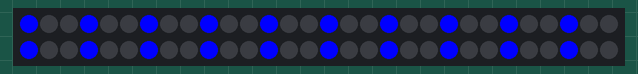
Recording of a sketch running on a simulated Arduino Uno, built with avr-gcc and run on an emulated ATmega328P. Shown: 60 RGB LEDs in strip order, left to right, continuing on the next row.

Above: at 0.01 s.
At 0.75 s:
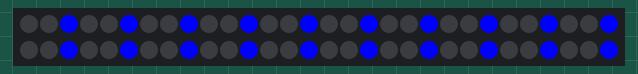
At 1.48 s:
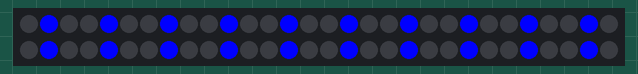
At 2.22 s:
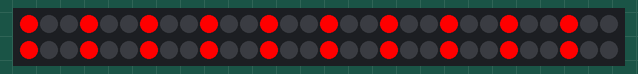
At 2.64 s:
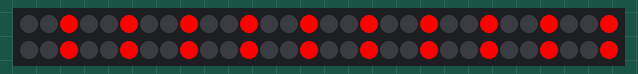
At 3.07 s:
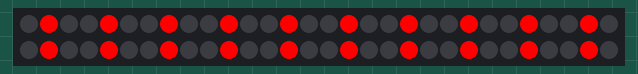

The sketch:

CTF_blau_und_rot_blinken.ino
```cpp
#include <Adafruit_NeoPixel.h>
#ifdef __AVR__
 #include <avr/power.h>
#endif

#define LED_PIN    7


#define LED_COUNT 60


Adafruit_NeoPixel strip(LED_COUNT, LED_PIN, NEO_GRB + NEO_KHZ800);


void setup() {

#if defined(__AVR_ATtiny85__) && (F_CPU == 16000000)
  clock_prescale_set(clock_div_1);
#endif
  strip.begin();
  strip.show();
  strip.setBrightness(255);
}


void loop() {

  theaterChase(strip.Color(0,   0,   255), 50);

 theaterChase(strip.Color(255,   0,   0), 50);

}


void theaterChase(uint32_t color, int wait) {
  for(int a=0; a<10; a++) {
    for(int b=0; b<3; b++) {
      strip.clear();

      for(int c=b; c<strip.numPixels(); c += 3) {
        strip.setPixelColor(c, color);
      }
      strip.show();
      delay(wait);
    }
  }
}
```

Measured:
- by itself, everything shown: repeats every 3.2 s, in 60 steps
